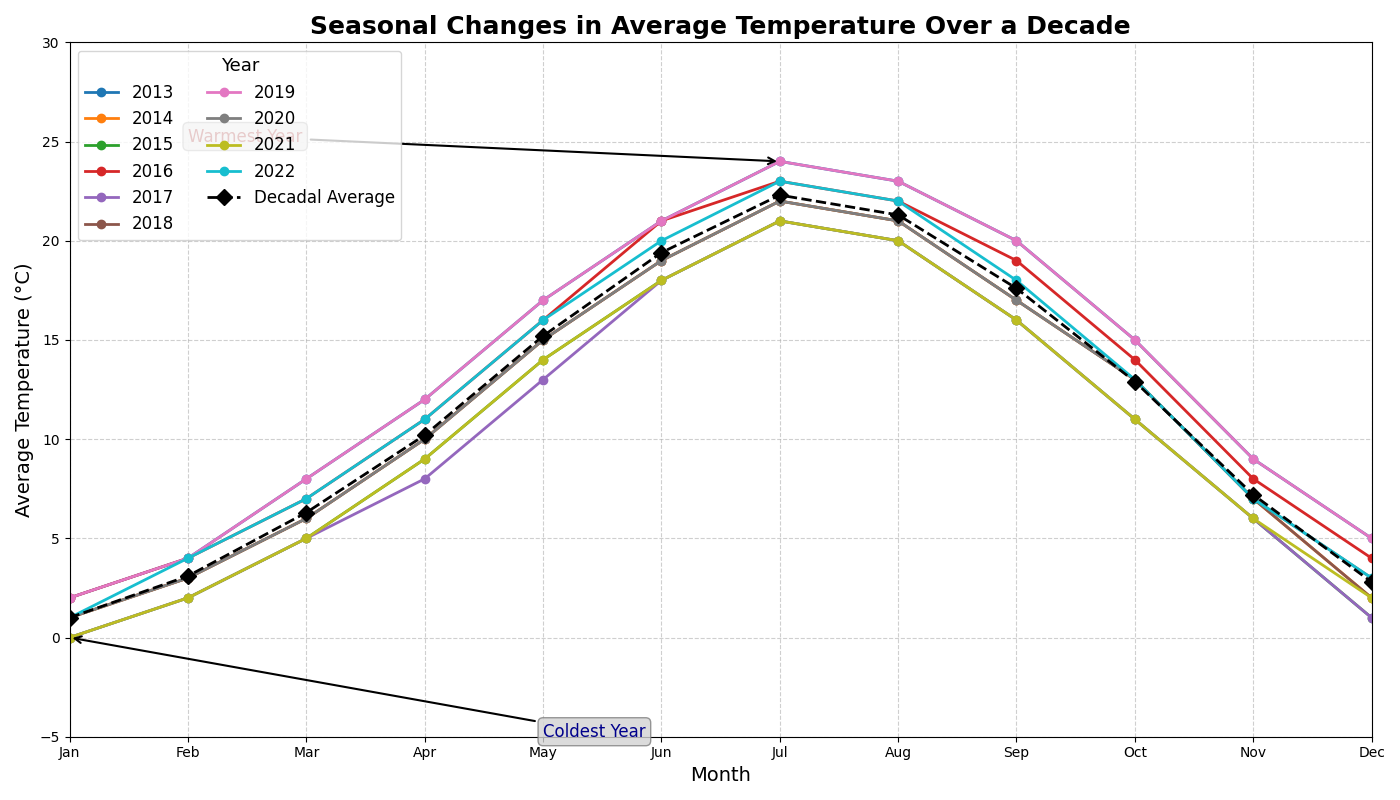

The script that drew this image:
import matplotlib.pyplot as plt
import numpy as np

years = np.arange(2013, 2023)
months = np.arange(1, 13)

# Manually altered monthly temperature data, maintaining the structure.
monthly_temps = np.array([
    [2, 4, 8, 12, 17, 21, 24, 23, 20, 15, 9, 5],
    [1, 3, 6, 10, 15, 19, 22, 21, 17, 13, 7, 2],
    [0, 2, 5, 9, 14, 18, 21, 20, 16, 11, 6, 1],
    [2, 4, 7, 11, 16, 21, 23, 22, 19, 14, 8, 4],
    [0, 2, 5, 8, 13, 18, 21, 20, 16, 11, 6, 1],
    [1, 3, 6, 10, 15, 19, 22, 21, 17, 13, 7, 2],
    [2, 4, 8, 12, 17, 21, 24, 23, 20, 15, 9, 5],
    [1, 3, 6, 10, 15, 19, 22, 21, 17, 13, 7, 3],
    [0, 2, 5, 9, 14, 18, 21, 20, 16, 11, 6, 2],
    [1, 4, 7, 11, 16, 20, 23, 22, 18, 13, 7, 3]
])

average_temps = np.mean(monthly_temps, axis=0)

fig, ax = plt.subplots(figsize=(14, 8))

for i, year in enumerate(years):
    ax.plot(months, monthly_temps[i], marker='o', linestyle='-', linewidth=2, markersize=6, label=f'{year}')

ax.plot(months, average_temps, marker='D', linestyle='--', color='black', linewidth=2, markersize=8, label='Decadal Average', zorder=10)

ax.set_title('Seasonal Changes in Average Temperature Over a Decade', fontsize=18, fontweight='bold')
ax.set_xlabel('Month', fontsize=14)
ax.set_ylabel('Average Temperature (°C)', fontsize=14)

ax.set_xticks(months)
ax.set_xticklabels(['Jan', 'Feb', 'Mar', 'Apr', 'May', 'Jun', 'Jul', 'Aug', 'Sep', 'Oct', 'Nov', 'Dec'])

ax.grid(True, linestyle='--', alpha=0.6)

ax.annotate('Warmest Year', xy=(7, 24), xytext=(2, 25),
            arrowprops=dict(facecolor='black', arrowstyle='->', lw=1.5),
            fontsize=12, color='darkred', bbox=dict(boxstyle="round,pad=0.3", edgecolor='gray', facecolor='lightgrey', alpha=0.8))

ax.annotate('Coldest Year', xy=(1, 0), xytext=(5, -5),
            arrowprops=dict(facecolor='black', arrowstyle='->', lw=1.5),
            fontsize=12, color='darkblue', bbox=dict(boxstyle="round,pad=0.3", edgecolor='gray', facecolor='lightgrey', alpha=0.8))

ax.set_xlim(1, 12)
ax.set_ylim(-5, 30)

ax.legend(loc='upper left', fontsize=12, ncol=2, title='Year', title_fontsize='13')

plt.tight_layout()
plt.show()
